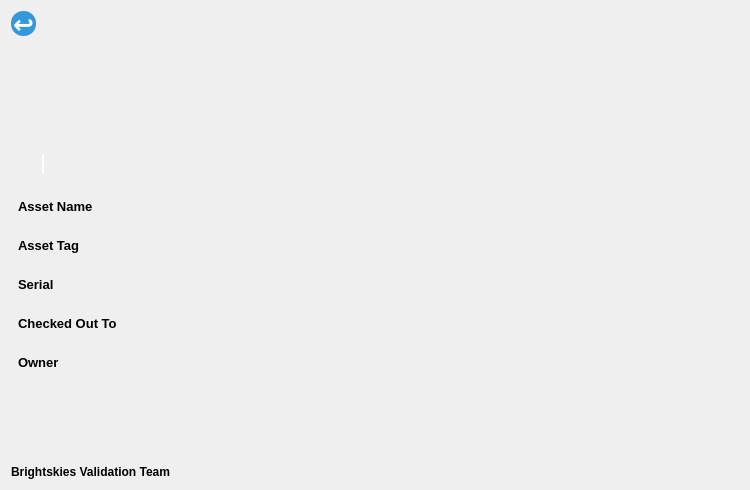
      <widget class="QWidget" name="user_tab">
       <attribute name="title">
        <string>User Mode</string>
       </attribute>
       <layout class="QGridLayout" name="gridLayout_2">
        <item row="0" column="0">
         <layout class="QVBoxLayout" name="verticalLayout_2">
          <item>
           <widget class="QPushButton" name="back_btn_user">
            <property name="minimumSize">
             <size>
              <width>25</width>
              <height>25</height>
             </size>
            </property>
            <property name="maximumSize">
             <size>
              <width>25</width>
              <height>25</height>
             </size>
            </property>
            <property name="font">
             <font>
              <pointsize>-1</pointsize>
              <weight>75</weight>
              <bold>true</bold>
             </font>
            </property>
            <property name="styleSheet">
             <string notr="true">QPushButton {
    background-color: #3498db;    /* Background color of the button */
    border: none;                 /* Remove default border */
    border-radius: 12px;          /* Makes the button circular (half of width/height) */
    width: 25px;                  /* Width of the button */
    height: 25px;                 /* Height of the button */
    color: white;                 /* Color of the arrow */
    font-size:25px;              /* Size of the arrow */
    font-weight: bold;            /* Bold arrow */
    text-align: center;           /* Center the arrow */
    padding: 0px;                 /* Remove any padding */
}
</string>
            </property>
            <property name="text">
             <string>↩</string>
            </property>
           </widget>
          </item>
          <item>
           <spacer name="verticalSpacer_11">
            <property name="orientation">
             <enum>Qt::Vertical</enum>
            </property>
            <property name="sizeHint" stdset="0">
             <size>
              <width>20</width>
              <height>148</height>
             </size>
            </property>
           </spacer>
          </item>
         </layout>
        </item>
        <item row="0" column="1">
         <layout class="QVBoxLayout" name="verticalLayout_7">
          <item>
           <layout class="QHBoxLayout" name="horizontalLayout_12"/>
          </item>
          <item>
           <layout class="QHBoxLayout" name="horizontalLayout_4">
            <item>
             <spacer name="horizontalSpacer">
              <property name="orientation">
               <enum>Qt::Horizontal</enum>
              </property>
              <property name="sizeHint" stdset="0">
               <size>
                <width>572</width>
                <height>88</height>
               </size>
              </property>
             </spacer>
            </item>
            <item>
             <widget class="QLabel" name="label_2">
              <property name="minimumSize">
               <size>
                <width>125</width>
                <height>91</height>
               </size>
              </property>
              <property name="maximumSize">
               <size>
                <width>121</width>
                <height>91</height>
               </size>
              </property>
              <property name="styleSheet">
               <string notr="true">background-image: url(:/logo/BrightLogo.png);</string>
              </property>
              <property name="text">
               <string/>
              </property>
             </widget>
            </item>
           </layout>
          </item>
          <item>
           <spacer name="verticalSpacer_3">
            <property name="orientation">
             <enum>Qt::Vertical</enum>
            </property>
            <property name="sizeType">
             <enum>QSizePolicy::Fixed</enum>
            </property>
            <property name="sizeHint" stdset="0">
             <size>
              <width>20</width>
              <height>30</height>
             </size>
            </property>
           </spacer>
          </item>
          <item>
           <widget class="QLineEdit" name="scan_user">
            <property name="minimumSize">
             <size>
              <width>1</width>
              <height>0</height>
             </size>
            </property>
            <property name="maximumSize">
             <size>
              <width>2</width>
              <height>16777215</height>
             </size>
            </property>
            <property name="styleSheet">
             <string notr="true">QLineEdit {
                border: 2px solid white;
                color: white;
                background-color: transparent; /* Optional: makes the background transparent */
            }</string>
            </property>
            <property name="text">
             <string/>
            </property>
           </widget>
          </item>
         </layout>
        </item>
        <item row="1" column="0" colspan="2">
         <layout class="QVBoxLayout" name="verticalLayout_8">
          <item>
           <layout class="QVBoxLayout" name="verticalLayout_4">
            <item>
             <layout class="QHBoxLayout" name="horizontalLayout_51">
              <item>
               <widget class="QLabel" name="label_9">
                <property name="maximumSize">
                 <size>
                  <width>200</width>
                  <height>16777215</height>
                 </size>
                </property>
                <property name="font">
                 <font>
                  <pointsize>10</pointsize>
                  <weight>75</weight>
                  <bold>true</bold>
                 </font>
                </property>
                <property name="text">
                 <string>Asset Name</string>
                </property>
               </widget>
              </item>
              <item>
               <widget class="QTextBrowser" name="asset_name">
                <property name="minimumSize">
                 <size>
                  <width>256</width>
                  <height>29</height>
                 </size>
                </property>
                <property name="maximumSize">
                 <size>
                  <width>500</width>
                  <height>33</height>
                 </size>
                </property>
                <property name="styleSheet">
                 <string notr="true">QTextBrowser {
     background-color: transparent; /* Makes the background transparent */
    color: #000000; /* Text color */
    font-family: Arial, sans-serif; /* Font family */
    font-size: 14px; /* Font size */
}

QTextBrowser QScrollBar {
    width: 0px; /* Hide the vertical scrollbar */
    height: 0px; /* Hide the horizontal scrollbar */
}</string>
                </property>
                <property name="html">
                 <string>&lt;!DOCTYPE HTML PUBLIC &quot;-//W3C//DTD HTML 4.0//EN&quot; &quot;http://www.w3.org/TR/REC-html40/strict.dtd&quot;&gt;
&lt;html&gt;&lt;head&gt;&lt;meta name=&quot;qrichtext&quot; content=&quot;1&quot; /&gt;&lt;style type=&quot;text/css&quot;&gt;
p, li { white-space: pre-wrap; }
&lt;/style&gt;&lt;/head&gt;&lt;body style=&quot; font-family:'Arial,sans-serif'; font-size:14px; font-weight:400; font-style:normal;&quot;&gt;
&lt;p style=&quot;-qt-paragraph-type:empty; margin-top:0px; margin-bottom:0px; margin-left:0px; margin-right:0px; -qt-block-indent:0; text-indent:0px;&quot;&gt;&lt;br /&gt;&lt;/p&gt;&lt;/body&gt;&lt;/html&gt;</string>
                </property>
               </widget>
              </item>
             </layout>
            </item>
            <item>
             <layout class="QHBoxLayout" name="horizontalLayout_52">
              <item>
               <widget class="QLabel" name="label_15">
                <property name="maximumSize">
                 <size>
                  <width>200</width>
                  <height>16777215</height>
                 </size>
                </property>
                <property name="font">
                 <font>
                  <pointsize>10</pointsize>
                  <weight>75</weight>
                  <bold>true</bold>
                 </font>
                </property>
                <property name="text">
                 <string>Asset Tag</string>
                </property>
               </widget>
              </item>
              <item>
               <widget class="QTextBrowser" name="asset_tag">
                <property name="minimumSize">
                 <size>
                  <width>256</width>
                  <height>0</height>
                 </size>
                </property>
                <property name="maximumSize">
                 <size>
                  <width>500</width>
                  <height>33</height>
                 </size>
                </property>
                <property name="styleSheet">
                 <string notr="true">QTextBrowser {
     background-color: transparent; /* Makes the background transparent */
    color: #000000; /* Text color */
    font-family: Arial, sans-serif; /* Font family */
    font-size: 14px; /* Font size */
}

QTextBrowser QScrollBar {
    width: 0px; /* Hide the vertical scrollbar */
    height: 0px; /* Hide the horizontal scrollbar */
}</string>
                </property>
               </widget>
              </item>
             </layout>
            </item>
            <item>
             <layout class="QHBoxLayout" name="horizontalLayout_53">
              <item>
               <widget class="QLabel" name="label_16">
                <property name="maximumSize">
                 <size>
                  <width>200</width>
                  <height>16777215</height>
                 </size>
                </property>
                <property name="font">
                 <font>
                  <pointsize>10</pointsize>
                  <weight>75</weight>
                  <bold>true</bold>
                 </font>
                </property>
                <property name="text">
                 <string>Serial</string>
                </property>
               </widget>
              </item>
              <item>
               <widget class="QTextBrowser" name="serial">
                <property name="minimumSize">
                 <size>
                  <width>256</width>
                  <height>0</height>
                 </size>
                </property>
                <property name="maximumSize">
                 <size>
                  <width>500</width>
                  <height>33</height>
                 </size>
                </property>
                <property name="styleSheet">
                 <string notr="true">QTextBrowser {
     background-color: transparent; /* Makes the background transparent */
    color: #000000; /* Text color */
    font-family: Arial, sans-serif; /* Font family */
    font-size: 14px; /* Font size */
}

QTextBrowser QScrollBar {
    width: 0px; /* Hide the vertical scrollbar */
    height: 0px; /* Hide the horizontal scrollbar */
}</string>
                </property>
               </widget>
              </item>
             </layout>
            </item>
            <item>
             <layout class="QHBoxLayout" name="horizontalLayout_54">
              <item>
               <widget class="QLabel" name="label_17">
                <property name="maximumSize">
                 <size>
                  <width>200</width>
                  <height>16777215</height>
                 </size>
                </property>
                <property name="font">
                 <font>
                  <pointsize>10</pointsize>
                  <weight>75</weight>
                  <bold>true</bold>
                 </font>
                </property>
                <property name="text">
                 <string>Checked Out To</string>
                </property>
               </widget>
              </item>
              <item>
               <widget class="QTextBrowser" name="checked_out_to">
                <property name="minimumSize">
                 <size>
                  <width>256</width>
                  <height>0</height>
                 </size>
                </property>
                <property name="maximumSize">
                 <size>
                  <width>500</width>
                  <height>33</height>
                 </size>
                </property>
                <property name="styleSheet">
                 <string notr="true">QTextBrowser {
     background-color: transparent; /* Makes the background transparent */
    color: #000000; /* Text color */
    font-family: Arial, sans-serif; /* Font family */
    font-size: 14px; /* Font size */
}

QTextBrowser QScrollBar {
    width: 0px; /* Hide the vertical scrollbar */
    height: 0px; /* Hide the horizontal scrollbar */
}</string>
                </property>
               </widget>
              </item>
             </layout>
            </item>
            <item>
             <layout class="QHBoxLayout" name="horizontalLayout_55">
              <item>
               <widget class="QLabel" name="label_18">
                <property name="maximumSize">
                 <size>
                  <width>200</width>
                  <height>16777215</height>
                 </size>
                </property>
                <property name="font">
                 <font>
                  <pointsize>10</pointsize>
                  <weight>75</weight>
                  <bold>true</bold>
                 </font>
                </property>
                <property name="text">
                 <string>Owner</string>
                </property>
               </widget>
              </item>
              <item>
               <widget class="QTextBrowser" name="owner">
                <property name="minimumSize">
                 <size>
                  <width>256</width>
                  <height>0</height>
                 </size>
                </property>
                <property name="maximumSize">
                 <size>
                  <width>500</width>
                  <height>33</height>
                 </size>
                </property>
                <property name="styleSheet">
                 <string notr="true">QTextBrowser {
     background-color: transparent; /* Makes the background transparent */
    color: #000000; /* Text color */
    font-family: Arial, sans-serif; /* Font family */
    font-size: 14px; /* Font size */
}

QTextBrowser QScrollBar {
    width: 0px; /* Hide the vertical scrollbar */
    height: 0px; /* Hide the horizontal scrollbar */
}</string>
                </property>
               </widget>
              </item>
             </layout>
            </item>
           </layout>
          </item>
          <item>
           <spacer name="verticalSpacer_5">
            <property name="orientation">
             <enum>Qt::Vertical</enum>
            </property>
            <property name="sizeHint" stdset="0">
             <size>
              <width>20</width>
              <height>80</height>
             </size>
            </property>
           </spacer>
          </item>
         </layout>
        </item>
        <item row="2" column="0" colspan="2">
         <widget class="QLabel" name="validation_label_2">
          <property name="font">
           <font>
            <weight>75</weight>
            <bold>true</bold>
           </font>
          </property>
          <property name="text">
           <string>Brightskies Validation Team</string>
          </property>
         </widget>
        </item>
       </layout>
      </widget>
